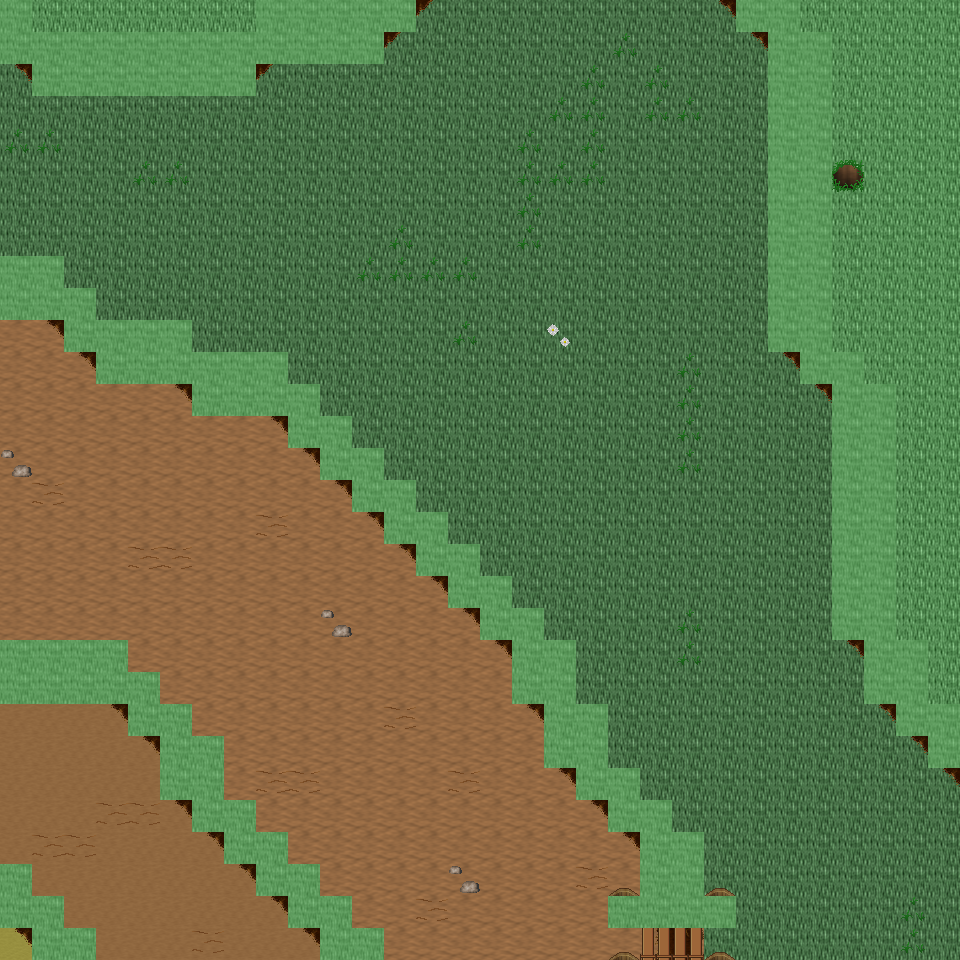

The image is a tile-based game level rendered from a .tmx file. Its description and source (layers, tilesets, objects; grid data summarised) follow:
An orthogonal 30x30 tile map with 32x32 px tiles, 6 tile layers (Ground, Object, Object2, Above, ...), 24 tilesets and 12 objects (12x mapExit).

<map version="1.0" orientation="orthogonal" renderorder="right-down" width="30" height="30" tilewidth="32" tileheight="32" nextobjectid="13">
  <tileset firstgid="1" name="tileset_ground_ground" tilewidth="32" tileheight="32" tilecount="33" columns="3">
    <image source="../drawable/tileset_ground_ground.png" width="96" height="352" />
  </tileset>
  <tileset firstgid="34" name="tileset_ground_ridge_earth_dark" tilewidth="32" tileheight="32" tilecount="96" columns="12">
    <image source="../drawable/tileset_ground_ridge_earth_dark.png" width="384" height="256" />
  </tileset>
  <tileset firstgid="130" name="tileset_plant_grasses" tilewidth="32" tileheight="32" tilecount="6" columns="3">
    <image source="../drawable/tileset_plant_grasses.png" width="96" height="64" />
  </tileset>
  <tileset firstgid="136" name="tileset_ground_grass_edges" tilewidth="32" tileheight="32" tilecount="36" columns="12">
    <image source="../drawable/tileset_ground_grass_edges.png" width="384" height="96" />
  </tileset>
  <tileset firstgid="172" name="tileset_ground_rock_pebbles" tilewidth="32" tileheight="32" tilecount="3" columns="1">
    <image source="../drawable/tileset_ground_rock_pebbles.png" width="32" height="96" />
  </tileset>
  <tileset firstgid="175" name="tileset_plant_flower_daisy_blue" tilewidth="32" tileheight="32" tilecount="8" columns="2">
    <image source="../drawable/tileset_plant_flower_daisy_blue.png" width="64" height="128" />
  </tileset>
  <tileset firstgid="183" name="tileset_plant_flower_daisy_white" tilewidth="32" tileheight="32" tilecount="8" columns="2">
    <image source="../drawable/tileset_plant_flower_daisy_white.png" width="64" height="128" />
  </tileset>
  <tileset firstgid="191" name="tileset_ground_cobbled_paving" tilewidth="32" tileheight="32" tilecount="1" columns="1">
    <image source="../drawable/tileset_ground_cobbled_paving.png" width="32" height="32" />
  </tileset>
  <tileset firstgid="192" name="tileset_item_pot_dark_barrel" tilewidth="32" tileheight="32" tilecount="2" columns="1">
    <image source="../drawable/tileset_item_pot_dark_barrel.png" width="32" height="64" />
  </tileset>
  <tileset firstgid="194" name="tileset_item_statue_green_stone" tilewidth="32" tileheight="32" tilecount="12" columns="4">
    <image source="../drawable/tileset_item_statue_green_stone.png" width="128" height="96" />
  </tileset>
  <tileset firstgid="206" name="tileset_logic_creature_orc" tilewidth="32" tileheight="32" tilecount="6" columns="6">
    <image source="../drawable/tileset_logic_creature_orc.png" width="192" height="32" />
  </tileset>
  <tileset firstgid="212" name="tileset_logic_creature_gnome" tilewidth="32" tileheight="32" tilecount="6" columns="6">
    <image source="../drawable/tileset_logic_creature_gnome.png" width="192" height="32" />
  </tileset>
  <tileset firstgid="218" name="tileset_logic_creature_animal" tilewidth="32" tileheight="32" tilecount="32" columns="8">
    <image source="../drawable/tileset_logic_creature_animal.png" width="256" height="128" />
  </tileset>
  <tileset firstgid="250" name="tileset_logic_item_sign" tilewidth="32" tileheight="32" tilecount="1" columns="1">
    <image source="../drawable/tileset_logic_item_sign.png" width="32" height="32" />
  </tileset>
  <tileset firstgid="251" name="tileset_logic_collision" tilewidth="32" tileheight="32" tilecount="1" columns="1">
    <image source="../drawable/tileset_logic_collision.png" width="32" height="32" />
  </tileset>
  <tileset firstgid="252" name="tileset_logic_portal" tilewidth="32" tileheight="32" tilecount="24" columns="8">
    <image source="../drawable/tileset_logic_portal.png" width="256" height="96" />
  </tileset>
  <tileset firstgid="276" name="tileset_ground_pothole" tilewidth="32" tileheight="32" tilecount="4" columns="4">
    <image source="../drawable/tileset_ground_pothole.png" width="128" height="32" />
  </tileset>
  <tileset firstgid="280" name="tileset_object_suspension_bridge" tilewidth="32" tileheight="32" tilecount="24" columns="3">
    <image source="../drawable/tileset_object_suspension_bridge.png" width="96" height="256" />
  </tileset>
  <tileset firstgid="304" name="tileset_item_corpse_huge_animal" tilewidth="32" tileheight="32" tilecount="16" columns="2">
    <image source="../drawable/tileset_item_corpse_huge_animal.png" width="64" height="256" />
  </tileset>
  <tileset firstgid="320" name="tileset_ground_green_paving" tilewidth="32" tileheight="32" tilecount="18" columns="3">
    <image source="../drawable/tileset_ground_green_paving.png" width="96" height="192" />
  </tileset>
  <tileset firstgid="338" name="tileset_logic_protection" tilewidth="32" tileheight="32" tilecount="2" columns="2">
    <image source="../drawable/tileset_logic_protection.png" width="64" height="32" />
  </tileset>
  <tileset firstgid="340" name="tileset_building_chimney_smoke" tilewidth="32" tileheight="32" tilecount="40" columns="4">
    <image source="../drawable/tileset_building_chimney_smoke.png" width="128" height="320" />
  </tileset>
  <tileset firstgid="380" name="tileset_building_huts" tilewidth="32" tileheight="32" tilecount="338" columns="26">
    <image source="../drawable/tileset_building_huts.png" width="832" height="416" />
  </tileset>
  <tileset firstgid="718" name="tileset_light_door_light" tilewidth="32" tileheight="32" tilecount="12" columns="3">
    <image source="../drawable/tileset_light_door_light.png" width="96" height="128" />
  </tileset>
  <layer name="Ground" width="30" height="30">
    <data>[900 cells, 900 non-empty, 5 distinct tile ids]</data>
  </layer>
  <layer name="Object" width="30" height="30">
    <data>[900 cells, 242 non-empty, 17 distinct tile ids]</data>
  </layer>
  <layer name="Object2" width="30" height="30">
    <data>[900 cells, 6 non-empty, 3 distinct tile ids]</data>
  </layer>
  <layer name="Above" width="30" height="30">
    <data>[900 cells, 6 non-empty, 2 distinct tile ids]</data>
  </layer>
  <layer name="Above2" width="30" height="30">
    <data>[900 cells, 0 non-empty, 0 distinct tile ids]</data>
  </layer>
  <layer name="Walkable" width="30" height="30">
    <data>[900 cells, 155 non-empty, 1 distinct tile ids]</data>
  </layer>
  <objectgroup name="MapEvents">
    <object id="1" name="north" type="mapExit" x="32" y="0" width="224" height="32">
      <properties>
        <property name="map" value="level_0_x188_y27" />
        <property name="x" value="1" />
        <property name="y" value="28" />
      </properties>
    </object>
    <object id="2" name="north2" type="mapExit" x="416" y="0" width="320" height="32">
      <properties>
        <property name="map" value="level_0_x188_y27" />
        <property name="x" value="13" />
        <property name="y" value="28" />
      </properties>
    </object>
    <object id="3" name="north3" type="mapExit" x="800" y="0" width="160" height="32">
      <properties>
        <property name="map" value="level_0_x188_y27" />
        <property name="x" value="25" />
        <property name="y" value="28" />
      </properties>
    </object>
    <object id="4" name="south" type="mapExit" x="0" y="928" width="32" height="32">
      <properties>
        <property name="map" value="level_0_x188_y29" />
        <property name="x" value="0" />
        <property name="y" value="1" />
      </properties>
    </object>
    <object id="5" name="south2" type="mapExit" x="96" y="928" width="224" height="32">
      <properties>
        <property name="map" value="level_0_x188_y29" />
        <property name="x" value="3" />
        <property name="y" value="1" />
      </properties>
    </object>
    </objectgroup>
</map>
<!-- 7 of 12 objects omitted -->
